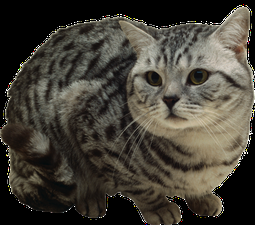
#> input picture GUI/Tkinter/cat_project/assets/frame0/image_1.png, 255 x 225 px, given in place of the camera
$ python CV_motion_detect_app.py
#> lines starting #> are read from the running program, lines starting #| are printed output that depends on the picture
# conda activate allpy311

'''
Анализ видео с охранной камеры — обнаружение движения с уведомлением.

Модули: os, time (стандартные), cv2

Что делает скрипт:
- Берёт видео с камеры (или файла).
- Сравнивает текущий кадр с предыдущим.
- Если есть движение (>1% пикселей изменилось) → сохраняет кадр в папку motion_frames.
- Выводит сообщение о сохранении.
- Работает в цикле, пока не остановишь (Ctrl+C).
'''

import cv2
import time
import os

VIDEO_SOURCE = 0  # 0 = вебкамера, или URL/IP камеры, или путь к видеофайлу
SAVE_DIR = "motion_frames"
os.makedirs(SAVE_DIR, exist_ok=True)

cap = cv2.VideoCapture(VIDEO_SOURCE)
_, prev_frame = cap.read()
#> prev_frame is the input picture: shape (225, 255, 3); mean B, G, R 54.6, 63.7, 68.1
prev_frame = cv2.cvtColor(prev_frame, cv2.COLOR_BGR2GRAY)
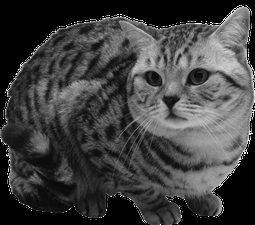
#> prev_frame: shape (225, 255); min 0, max 255, mean 64
prev_frame = cv2.GaussianBlur(prev_frame, (21, 21), 0)
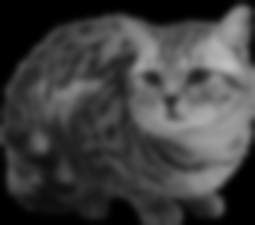
#> prev_frame: shape (225, 255); min 0, max 191, mean 64

frame_id = 0

print("📹 Запущен анализ. Ctrl+C для остановки.")

try:
    while True:
        ret, frame = cap.read()
        if not ret:
            break

        gray = cv2.cvtColor(frame, cv2.COLOR_BGR2GRAY)
        gray = cv2.GaussianBlur(gray, (21, 21), 0)

        diff = cv2.absdiff(prev_frame, gray)
#> diff: shape (225, 255); every value is 0
        thresh = cv2.threshold(diff, 25, 255, cv2.THRESH_BINARY)[1]
        motion_percent = (cv2.countNonZero(thresh) / thresh.size) * 100
#> motion_percent = 0

        if motion_percent > 1.0:
            filename = f"{SAVE_DIR}/motion_{frame_id}.jpg"
            cv2.imwrite(filename, frame)
            print(f"📸 Движение! Сохранил кадр: {filename}")

        prev_frame = gray
        frame_id += 1
        time.sleep(0.2)
except KeyboardInterrupt:
    print("🛑 Остановлено пользователем.")
finally:
    cap.release()
